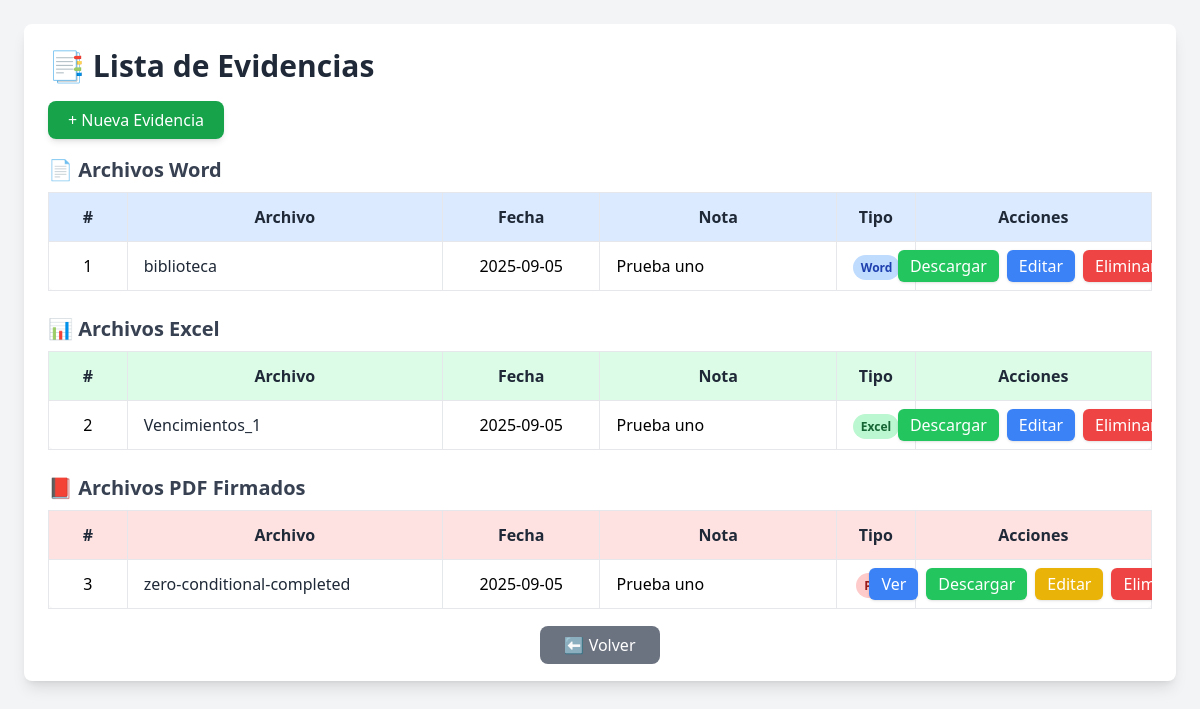
/evidencia/ (signed in), run on the app's committed database.
### app/models/users.py (models this page shows)
class Evidencia(db.Model):
    __tablename__ = 'evidencia'
    id_evidencia = db.Column(db.Integer, primary_key=True)
    formato = db.Column(db.String(10), nullable=False)
    nombre_archivo = db.Column(db.String(255), nullable=False)
    url_archivo = db.Column(db.String(255), nullable=False)
    fecha_subida = db.Column(db.Date, nullable=False)
    tipo = db.Column(db.String(50), nullable=False)
    nota = db.Column(db.String(255), nullable=True)
    aprendiz_id_aprendiz = db.Column(db.Integer, db.ForeignKey('aprendiz.id_aprendiz'), nullable=False)
    aprendiz_rel = db.relationship('Aprendiz', back_populates='evidencias', lazy=True)

### app/routes/evidencia_route.py (the view)
@bp.route('/')
@login_required
def listar_evidencias():
    aprendiz_id = None
    if isinstance(current_user, Aprendiz):
        aprendiz_id = current_user.id_aprendiz
    elif isinstance(current_user, Instructor):
        aprendiz_id = request.args.get('aprendiz_id', type=int)
        if not aprendiz_id:
            flash('Debes seleccionar un aprendiz.', 'warning')
            return redirect(url_for('auth.dashboard'))
    if not aprendiz_id:
        flash('Acceso denegado.', 'danger')
        return redirect(url_for('auth.dashboard'))
    aprendiz = Aprendiz.query.get_or_404(aprendiz_id)
    evidencias_word = Evidencia.query.filter_by(aprendiz_id_aprendiz=aprendiz.id_aprendiz, tipo='Word').all()
    evidencias_excel = Evidencia.query.filter_by(aprendiz_id_aprendiz=aprendiz.id_aprendiz, tipo='Excel').all()
    evidencias_pdf = Evidencia.query.filter_by(aprendiz_id_aprendiz=aprendiz.id_aprendiz, tipo='Pdf').all()
    return render_template('evidencia/listar_evidencia.html',
                           aprendiz=aprendiz,
                           evidencias_word=evidencias_word,
                           evidencias_excel=evidencias_excel,
                           evidencias_pdf=evidencias_pdf)

### app/__init__.py (called while the page is built)
@login_manager.user_loader
def load_user(user_id):
    from app.models.users import Aprendiz, Instructor, User
    try:
        role, id = user_id.split("-")
        id = int(id)
    except (ValueError, AttributeError):
        return None
    if role == "aprendiz":
        return Aprendiz.query.get(id)
    elif role == "instructor":
        return Instructor.query.get(id)
    elif role == "admin":
        return User.query.get(id)
    return None

### app/templates/evidencia/listar_evidencia.html (shortened to what this page needs)
<!DOCTYPE html>
<html lang="es">
<head>
    <script src="https://cdn.tailwindcss.com"></script>
</head>
<body class="bg-gray-100 p-6">
    <div class="max-w-7xl mx-auto bg-white shadow-lg rounded-lg p-6">
        <h1 class="text-3xl font-bold mb-6 text-gray-800">📑 Lista de Evidencias</h1>
        <div class="mb-6">
            <a href="{{ url_for('evidencia_bp.choose_type') }}"
               class="bg-green-600 text-white px-5 py-2 rounded-lg shadow-md hover:bg-green-700 transition">
                + Nueva Evidencia
            </a>
        </div>
        <h2 class="text-xl font-semibold text-gray-700 mb-2">📄 Archivos Word</h2>
        <div class="overflow-x-auto mb-6">
            <table class="w-full table-fixed border border-gray-300 rounded-lg shadow-sm bg-white">
                <thead class="bg-blue-100 text-gray-800 font-medium">
                    <tr>
                        <th class="w-1/12 px-4 py-3 border">#</th>
                        <th class="w-4/12 px-4 py-3 border">Archivo</th>
                        <th class="w-2/12 px-4 py-3 border">Fecha</th>
                        <th class="w-3/12 px-4 py-3 border">Nota</th>
                        <th class="w-1/12 px-4 py-3 border">Tipo</th>
                        <th class="w-3/12 px-4 py-3 border">Acciones</th>
                    </tr>
                </thead>
                <tbody>
                    {% for evidencia in evidencias_word %}
                    <tr class="hover:bg-gray-50">
                        <td class="px-4 py-2 border text-center">{{ evidencia.id_evidencia }}</td>
                        <td class="px-4 py-2 border font-medium text-gray-800 truncate whitespace-nowrap">
                            {{ evidencia.nombre_archivo.split('_', 1)[-1].rsplit('.', 1)[0] }}
                        </td>
                        <td class="px-4 py-2 border text-center truncate whitespace-nowrap">{{ evidencia.fecha_subida }}</td>
                        <td class="px-4 py-2 border truncate whitespace-nowrap">{{ evidencia.nota or '---' }}</td>
                        <td class="px-4 py-2 border text-center whitespace-nowrap">
                            <span class="bg-blue-200 text-blue-800 px-2 py-1 rounded-full text-xs font-semibold">
                                Word
                            </span>
                        </td>
                        <td class="px-4 py-2 border text-center">
                            <div class="flex justify-center gap-2 flex-nowrap">
                                <a href="{{ url_for('evidencia_bp.serve_file', id=evidencia.id_evidencia) }}"
                                   class="bg-green-500 text-white px-3 py-1 rounded-md shadow hover:bg-green-600 transition">
                                   Descargar
                                </a>
                                <a href="{{ url_for('evidencia_bp.editar_evidencia', id=evidencia.id_evidencia) }}"
                                   class="bg-blue-500 text-white px-3 py-1 rounded-md shadow hover:bg-blue-600 transition">Editar</a>
                                <a href="{{ url_for('evidencia_bp.eliminar_evidencia', id=evidencia.id_evidencia) }}"
                                   class="bg-red-500 text-white px-3 py-1 rounded-md shadow hover:bg-red-600 transition"
                                   onclick="return confirm('¿Seguro que deseas eliminar esta evidencia?');">Eliminar</a>
                            </div>
                        </td>
                    </tr>
                    {% else %}
                    <tr>
                        <td colspan="6" class="text-center py-4 text-gray-500">No hay evidencias Word registradas.</td>
                    </tr>
                    {% endfor %}
                </tbody>
            </table>
        </div>
        <h2 class="text-xl font-semibold text-gray-700 mb-2">📊 Archivos Excel</h2>
        <div class="overflow-x-auto mb-6">
            <table class="w-full table-fixed border border-gray-300 rounded-lg shadow-sm bg-white">
                <thead class="bg-green-100 text-gray-800 font-medium">
                    <tr>
                        <th class="w-1/12 px-4 py-3 border">#</th>
                        <th class="w-4/12 px-4 py-3 border">Archivo</th>
                        <th class="w-2/12 px-4 py-3 border">Fecha</th>
                        <th class="w-3/12 px-4 py-3 border">Nota</th>
                        <th class="w-1/12 px-4 py-3 border">Tipo</th>
                        <th class="w-3/12 px-4 py-3 border">Acciones</th>
                    </tr>
                </thead>
                <tbody>
                    {% for evidencia in evidencias_excel %}
                    <tr class="hover:bg-gray-50">
                        <td class="px-4 py-2 border text-center">{{ evidencia.id_evidencia }}</td>
                        <td class="px-4 py-2 border font-medium text-gray-800 truncate whitespace-nowrap">
                            {{ evidencia.nombre_archivo.split('_', 1)[-1].rsplit('.', 1)[0] }}
                        </td>
                        <td class="px-4 py-2 border text-center truncate whitespace-nowrap">{{ evidencia.fecha_subida }}</td>
                        <td class="px-4 py-2 border truncate whitespace-nowrap">{{ evidencia.nota or '---' }}</td>
                        <td class="px-4 py-2 border text-center whitespace-nowrap">
                            <span class="bg-green-200 text-green-800 px-2 py-1 rounded-full text-xs font-semibold">
                                Excel
                            </span>
                        </td>
                        <td class="px-4 py-2 border text-center">
                            <div class="flex justify-center gap-2 flex-nowrap">
                                <a href="{{ url_for('evidencia_bp.serve_file', id=evidencia.id_evidencia) }}"
                                   class="bg-green-500 text-white px-3 py-1 rounded-md shadow hover:bg-green-600 transition">
                                   Descargar
                                </a>
                                <a href="{{ url_for('evidencia_bp.editar_evidencia', id=evidencia.id_evidencia) }}"
                                   class="bg-blue-500 text-white px-3 py-1 rounded-md shadow hover:bg-blue-600 transition">Editar</a>
                                <a href="{{ url_for('evidencia_bp.eliminar_evidencia', id=evidencia.id_evidencia) }}"
                                   class="bg-red-500 text-white px-3 py-1 rounded-md shadow hover:bg-red-600 transition"
                                   onclick="return confirm('¿Seguro que deseas eliminar esta evidencia?');">Eliminar</a>
                            </div>
                        </td>
                    </tr>
                    {% else %}
                    <tr>
                        <td colspan="6" class="text-center py-4 text-gray-500">No hay evidencias Excel registradas.</td>
                    </tr>
                    {% endfor %}
                </tbody>
            </table>
        </div>
        <h2 class="text-xl font-semibold text-gray-700 mb-2">📕 Archivos PDF Firmados</h2>
        <div class="overflow-x-auto mb-6">
            <table class="w-full table-fixed border border-gray-300 rounded-lg shadow-sm bg-white">
                <thead class="bg-red-100 text-gray-800 font-medium">
                    <tr>
                        <th class="w-1/12 px-4 py-3 border">#</th>
                        <th class="w-4/12 px-4 py-3 border">Archivo</th>
                        <th class="w-2/12 px-4 py-3 border">Fecha</th>
                        <th class="w-3/12 px-4 py-3 border">Nota</th>
                        <th class="w-1/12 px-4 py-3 border">Tipo</th>
                        <th class="w-3/12 px-4 py-3 border">Acciones</th>
                    </tr>
                </thead>
                <tbody>
                    {% for evidencia in evidencias_pdf %}
                    <tr class="hover:bg-gray-50">
                        <td class="px-4 py-2 border text-center">{{ evidencia.id_evidencia }}</td>
                        <td class="px-4 py-2 border font-medium text-gray-800 truncate whitespace-nowrap">
                            {{ evidencia.nombre_archivo.split('_', 1)[-1].rsplit('.', 1)[0] }}
                        </td>
                        <td class="px-4 py-2 border text-center truncate whitespace-nowrap">{{ evidencia.fecha_subida }}</td>
                        <td class="px-4 py-2 border truncate whitespace-nowrap">{{ evidencia.nota or '---' }}</td>
                        <td class="px-4 py-2 border text-center whitespace-nowrap">
                            <span class="bg-red-200 text-red-800 px-2 py-1 rounded-full text-xs font-semibold">
                                PDF
                            </span>
                        </td>
                        <td class="px-4 py-2 border text-center">
                            <div class="flex justify-center gap-2 flex-nowrap">
                                <a href="{{ url_for('evidencia_bp.view_file', id=evidencia.id_evidencia) }}"
   class="bg-blue-500 text-white px-3 py-1 rounded-md shadow hover:bg-blue-600 transition"
   target="_blank">
   Ver
</a>
                                <a href="{{ url_for('evidencia_bp.serve_file', id=evidencia.id_evidencia) }}"
                                   class="bg-green-500 text-white px-3 py-1 rounded-md shadow hover:bg-green-600 transition">
                                   Descargar
                                </a>
                                <a href="{{ url_for('evidencia_bp.editar_evidencia', id=evidencia.id_evidencia) }}"
                                   class="bg-yellow-500 text-white px-3 py-1 rounded-md shadow hover:bg-yellow-600 transition">Editar</a>
                                <a href="{{ url_for('evidencia_bp.eliminar_evidencia', id=evidencia.id_evidencia) }}"
                                   class="bg-red-500 text-white px-3 py-1 rounded-md shadow hover:bg-red-600 transition"
                                   onclick="return confirm('¿Seguro que deseas eliminar esta evidencia?');">Eliminar</a>
                            </div>
                        </td>
                    </tr>
                    {% else %}
                    <tr>
                        <td colspan="6" class="text-center py-4 text-gray-500">No hay evidencias PDF registradas.</td>
                    </tr>
                    {% endfor %}
                </tbody>
            </table>
        </div>
        <div class="mt-6 text-center">
    {% if aprendiz %}
        <a href="{{ url_for('aprendiz_bp.ver_dashboard_aprendiz', id=aprendiz.id_aprendiz) }}"
           class="bg-gray-500 text-white px-6 py-2 rounded-lg hover:bg-gray-600 transition">
           ⬅️ Volver
        </a>
    {% else %}
        <a href="{{ url_for('auth.dashboard') }}"
           class="bg-gray-500 text-white px-6 py-2 rounded-lg hover:bg-gray-600 transition">
           ⬅️ Volver
        </a>
    {% endif %}
</div>
    </div>
</body>
</html>

### data on the page
Evidencia: id_evidencia "1", nombre_archivo "biblioteca", fecha_subida "2025-09-05", nota "Prueba uno"
Evidencia: id_evidencia "2", nombre_archivo "Vencimientos_1", fecha_subida "2025-09-05", nota "Prueba uno"
Evidencia: id_evidencia "3", nombre_archivo "zero-conditional-completed", fecha_subida "2025-09-05", nota "Prueba uno"
